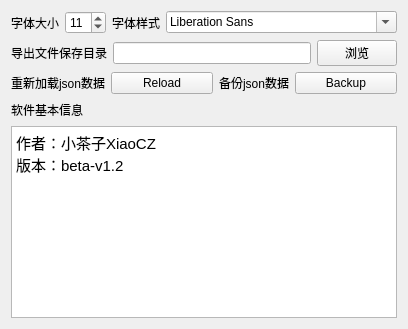
         <widget class="QWidget" name="tab">
          <attribute name="title">
           <string>基本设置</string>
          </attribute>
          <layout class="QVBoxLayout" name="verticalLayout_11">
           <item>
            <layout class="QHBoxLayout" name="horizontalLayout_28" stretch="1,2,1,2">
             <item>
              <widget class="QLabel" name="label_6">
               <property name="text">
                <string>字体大小</string>
               </property>
              </widget>
             </item>
             <item>
              <widget class="QSpinBox" name="spinBox">
               <property name="minimum">
                <number>1</number>
               </property>
               <property name="value">
                <number>11</number>
               </property>
              </widget>
             </item>
             <item>
              <widget class="QLabel" name="label_9">
               <property name="text">
                <string>字体样式</string>
               </property>
               <property name="alignment">
                <set>Qt::AlignmentFlag::AlignCenter</set>
               </property>
              </widget>
             </item>
             <item>
              <widget class="QFontComboBox" name="fontComboBox"/>
             </item>
            </layout>
           </item>
           <item>
            <layout class="QHBoxLayout" name="horizontalLayout_29" stretch="1,4,1">
             <item>
              <widget class="QLabel" name="label_10">
               <property name="text">
                <string>导出文件保存目录</string>
               </property>
              </widget>
             </item>
             <item>
              <widget class="QLineEdit" name="lineEdit"/>
             </item>
             <item>
              <widget class="QPushButton" name="pushButton_15">
               <property name="text">
                <string>浏览</string>
               </property>
              </widget>
             </item>
            </layout>
           </item>
           <item>
            <layout class="QHBoxLayout" name="horizontalLayout_27" stretch="1,2,1,2">
             <item>
              <widget class="QLabel" name="label_12">
               <property name="text">
                <string>重新加载json数据</string>
               </property>
              </widget>
             </item>
             <item>
              <widget class="QPushButton" name="pushButton_7">
               <property name="text">
                <string>Reload</string>
               </property>
              </widget>
             </item>
             <item>
              <widget class="QLabel" name="label_13">
               <property name="text">
                <string>备份json数据</string>
               </property>
               <property name="alignment">
                <set>Qt::AlignmentFlag::AlignCenter</set>
               </property>
              </widget>
             </item>
             <item>
              <widget class="QPushButton" name="pushButton_17">
               <property name="text">
                <string>Backup</string>
               </property>
              </widget>
             </item>
            </layout>
           </item>
           <item>
            <layout class="QVBoxLayout" name="verticalLayout_10">
             <item>
              <layout class="QHBoxLayout" name="horizontalLayout_31">
               <item>
                <widget class="QLabel" name="label_11">
                 <property name="text">
                  <string>软件基本信息</string>
                 </property>
                </widget>
               </item>
               <item>
                <spacer name="horizontalSpacer_3">
                 <property name="orientation">
                  <enum>Qt::Orientation::Horizontal</enum>
                 </property>
                 <property name="sizeHint" stdset="0">
                  <size>
                   <width>40</width>
                   <height>20</height>
                  </size>
                 </property>
                </spacer>
               </item>
              </layout>
             </item>
             <item>
              <widget class="QTextEdit" name="textEdit_8">
               <property name="readOnly">
                <bool>true</bool>
               </property>
               <property name="html">
                <string>&lt;!DOCTYPE HTML PUBLIC &quot;-//W3C//DTD HTML 4.0//EN&quot; &quot;http://www.w3.org/TR/REC-html40/strict.dtd&quot;&gt;
&lt;html&gt;&lt;head&gt;&lt;meta name=&quot;qrichtext&quot; content=&quot;1&quot; /&gt;&lt;meta charset=&quot;utf-8&quot; /&gt;&lt;style type=&quot;text/css&quot;&gt;
p, li { white-space: pre-wrap; }
hr { height: 1px; border-width: 0; }
li.unchecked::marker { content: &quot;\2610&quot;; }
li.checked::marker { content: &quot;\2612&quot;; }
&lt;/style&gt;&lt;/head&gt;&lt;body style=&quot; font-family:'Microsoft YaHei UI'; font-size:11.25pt; font-weight:400; font-style:normal;&quot;&gt;
&lt;p style=&quot; margin-top:0px; margin-bottom:0px; margin-left:0px; margin-right:0px; -qt-block-indent:0; text-indent:0px;&quot;&gt;作者：小茶子XiaoCZ&lt;br /&gt;版本：beta-v1.2&lt;/p&gt;&lt;/body&gt;&lt;/html&gt;</string>
               </property>
              </widget>
             </item>
            </layout>
           </item>
          </layout>
         </widget>
